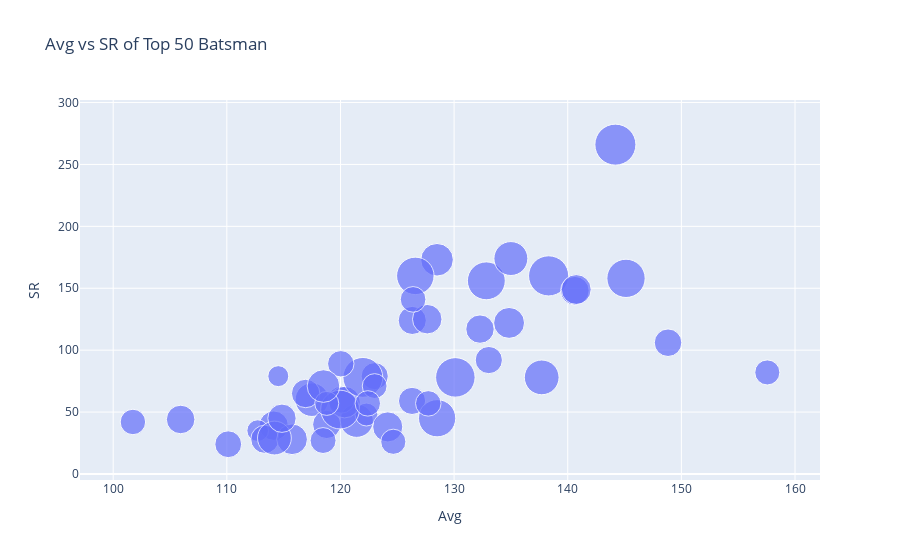

The code cell stored with this chart in its notebook:
### Code cell
# Plot Bubble chart here

trace = go.Scatter(x=x['batsman_runs_x'], y=x['batsman_runs_y'], mode='markers', marker=dict(size=x['avg']))

data = [trace]

layout = go.Layout(title='Avg vs SR of Top 50 Batsman', xaxis={'title':'Avg'}, yaxis={'title':'SR'})

fig= go.Figure(data=data, layout=layout)

fig.show()

### Figure 1 — Plotly figure (JSON) as saved in the notebook; plotly's stock layout.template omitted (floating-point values rounded to 4 significant figures)
{"data": [{"marker": {"size": [38.31, 27.22, 27.19, 33.59, 27.15, 28.11, 33.33, 41.02, 34.73, 40.14, 22.95, 26.98, 28.25, 28.39, 30.12, 31.54, 25.08, 28.55, 39.86, 28.71, 25.95, 24.81, 25.17, 26.43, 38.76, 28.5, 29.43, 37.87, 20.99, 21.7, 28.23, 24.06, 32.61, 29.52, 30.66, 32.67, 25.45, 39.51, 33.94, 37.24, 33.83, 30.92, 28.36, 25.46, 26.81, 37.48, 27.56, 25.52, 29.82, 25.65]}, "mode": "markers", "type": "scatter", "x": [145.1, 133.1, 126.3, 117.5, 123.0, 126.3, 121.4, 144.2, 137.7, 138.3, 122.3, 120.1, 118.8, 132.3, 124.2, 120.4, 157.6, 105.9, 122.0, 140.6, 118.5, 123.0, 124.7, 120.0, 120.0, 116.9, 114.1, 132.8, 114.5, 112.7, 113.3, 118.8, 128.5, 127.6, 115.7, 118.5, 101.7, 130.1, 135.0, 128.5, 114.2, 134.8, 114.9, 122.4, 110.1, 126.6, 148.8, 127.7, 140.8, 126.4], "y": [158, 92, 59, 60, 79, 124, 43, 266, 78, 160, 48, 60, 40, 117, 38, 58, 82, 44, 78, 148, 27, 71, 26, 89, 52, 65, 39, 156, 79, 35, 28, 57, 173, 125, 28, 71, 42, 78, 174, 45, 29, 122, 45, 57, 24, 160, 106, 57, 149, 141]}], "layout": {"title": {"text": "Avg vs SR of Top 50 Batsman"}, "xaxis": {"title": {"text": "Avg"}}, "yaxis": {"title": {"text": "SR"}}}}
